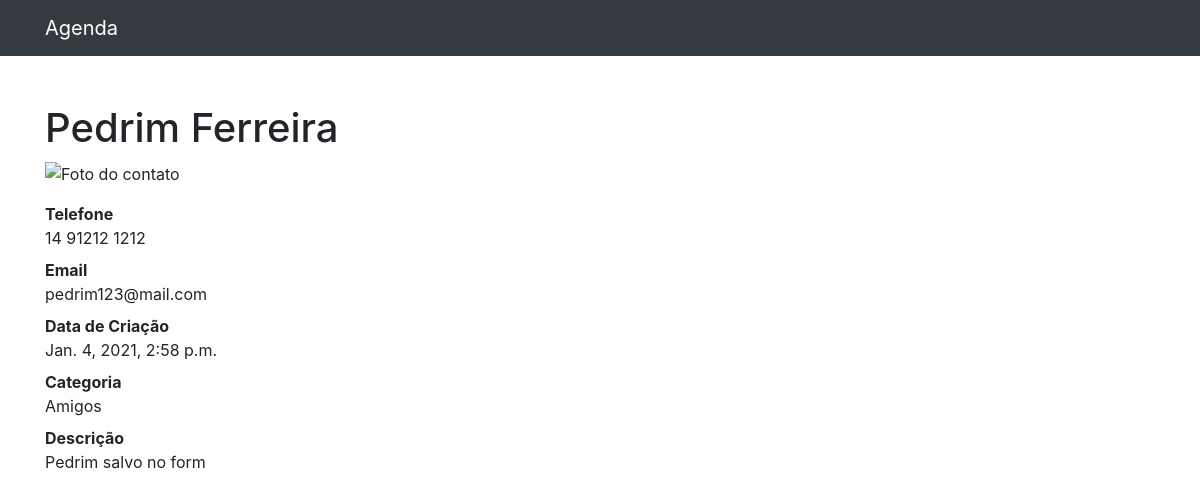
The page /detalhes/104 on the database its author committed.
### contatos/models.py (models this page shows, shortened)
class Contato(Model):
    nome = CharField(max_length=255)
    sobrenome = CharField(max_length=255, blank=True)
    telefone = CharField(max_length=40)
    email = CharField(max_length=255, blank=True)
    data_criacao = DateTimeField(null=True, default=now)
    descricao = CharField(max_length=500, blank=True, null=True)
    mostrar = BooleanField(default=True)
    categoria = ForeignKey(Categoria, on_delete=DO_NOTHING)
    foto = ImageField(blank=True, upload_to='fotos/%Y/%m')

class Categoria(Model):
    nome = CharField(max_length=255)
    def __str__(self) -> str:
        return self.nome

### contatos/views.py (the view)
# urls.py: path('detalhes/<int:id>', views.ver_contato, name='ver_contato'),
def ver_contato(request, id):
    contato = get_object_or_404(Contato, id=id, mostrar=True)
    return render(request, 'contatos/detalhes.html', {'contato': contato})

### contatos/templates/contatos/detalhes.html (shortened to what this page needs)
{% extends 'base.html' %}
{% block conteudo %}
    {% if contato %}
        <dl>
            <h1 class="mt-5">{{contato.nome}} {{contato.sobrenome}}</h1>
            <p>
                {% if contato.foto %}
                    <img src="{{contato.foto.url}}" alt="Foto do contato" height="200" width="auto">
                {% else %}
                    <img src="https://cdn.pixabay.com/photo/2016/08/08/09/17/avatar-1577909_1280.png" alt="Foto do contato" height="200" width="auto">
                {% endif %}
            </p>
            <dt>Telefone</dt>
            <dd>{{contato.telefone}}</dd>
            <dt>Email</dt>
            <dd>{{contato.email}}</dd>
            <dt>Data de Criação</dt>
            <dd>{{contato.data_criacao}}</dd>
            <dt>Categoria</dt>
            <dd>{{contato.categoria}}</dd>
            <dt>Descrição</dt>
            <dd>{{contato.descricao}}</dd>
        </dl>
    {% else %}
        <div class="alert alert-warning" role="alert">
            Nada encontrado.
        </div>
    {% endif %}
{% endblock %}

### rows shown on the page
Contato: nome "Pedrim", sobrenome "Ferreira", telefone "14 91212 1212", email "pedrim123@mail.com", data_criacao "Jan. 4, 2021, 2:58 p.m.", categoria "Amigos", descricao "Pedrim salvo no form"
